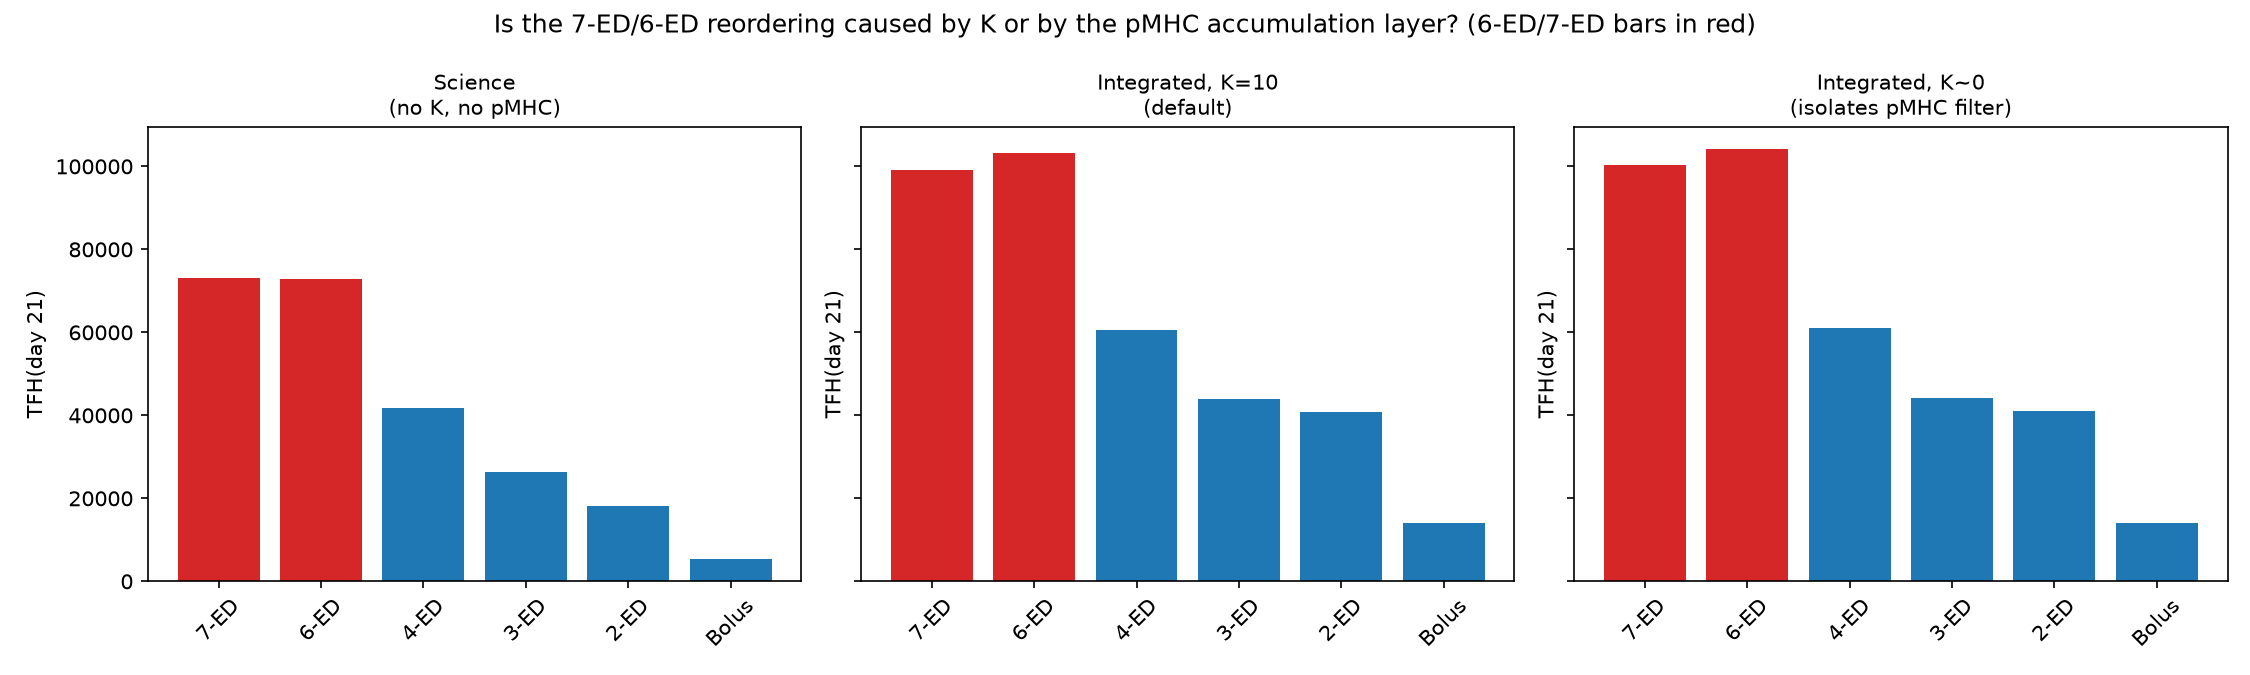

Write the Python code that produced this figure.
"""Isolates whether the documented 7-ED/6-ED reordering (Integrated model
vs. Science-only, docs/equations.md Section 7 / test_integrated_validation.py)
is caused by K (the affinity parameter Science's own equation doesn't
have) or by the pMHC accumulation layer (a first-order low-pass filter
sitting between aDC_Ag and T) -- or both.

Science's own T equation has no K at all:
    dT/dt = alpha*aDC_Ag*T/(T+aDC_Ag) - eta*(T-T0)                 (Eq.6)
The integrated model's T equation is:
    dT/dt = alpha*T*pMHC/(K+T+pMHC) - eta*(T-T0)
Setting K->0 removes K's own contribution to the denominator, leaving
the ONLY structural difference from Science's equation as "T+pMHC"
instead of "T+aDC_Ag" -- i.e. whatever divergence survives at K=0 must
be attributable to the pMHC filtering layer alone, not to K.

Run with:  python k_isolation_check.py
Saves:     k_isolation_check.png
"""

import numpy as np
import matplotlib
matplotlib.use("Agg")
import matplotlib.pyplot as plt
from pathlib import Path
OUTDIR = Path(__file__).parent

from vaccine_tcell_model.models.integrated import simulate_integrated
from vaccine_tcell_model.models.science import simulate_science
from vaccine_tcell_model.parameters import (
    default_integrated_parameters,
    default_science_parameters,
    integrated_default_initial_conditions,
    science_default_initial_conditions,
)
from vaccine_tcell_model.validation.science import REFERENCE_DOSE_SCHEMES, tfh_at_day

ORDER = ["7-ED", "6-ED", "4-ED", "3-ED", "2-ED", "Bolus"]
DOSE_COUNTS = {"7-ED": 7, "6-ED": 6, "4-ED": 4, "3-ED": 3, "2-ED": 2, "Bolus": 1}
T_EVAL = np.linspace(0, 21, 211)

# -- Science alone (no K, ground truth ordering) -----------------------------
sci_params = default_science_parameters()
sci_ic = science_default_initial_conditions(sci_params)
science_tfh = {}
for name in ORDER:
    result = simulate_science(sci_params, sci_ic, REFERENCE_DOSE_SCHEMES[name], t_end=21.0, t_eval=T_EVAL)
    science_tfh[name] = tfh_at_day(result, 21.0)

# -- Integrated at K=10 (default, matches the documented reordering) --------
int_params_default = default_integrated_parameters(K=10.0)
int_ic = integrated_default_initial_conditions(int_params_default)
integrated_k10_tfh = {}
for name in ORDER:
    result = simulate_integrated(int_params_default, int_ic, REFERENCE_DOSE_SCHEMES[name], t_end=21.0, t_eval=T_EVAL)
    integrated_k10_tfh[name] = tfh_at_day(result, 21.0)

# -- Integrated at K~0 (isolates the pMHC-filter effect from K's effect) ----
int_params_k0 = default_integrated_parameters(K=1e-9)
integrated_k0_tfh = {}
for name in ORDER:
    result = simulate_integrated(int_params_k0, int_ic, REFERENCE_DOSE_SCHEMES[name], t_end=21.0, t_eval=T_EVAL)
    integrated_k0_tfh[name] = tfh_at_day(result, 21.0)


def report(label, tfh):
    ratio = tfh["6-ED"] / tfh["7-ED"]
    order_str = " > ".join(f"{n}({tfh[n]:,.0f})" for n in sorted(ORDER, key=lambda n: -tfh[n]))
    flipped = tfh["6-ED"] > tfh["7-ED"]
    print(f"{label:28s} 6-ED/7-ED = {ratio:.4f}  {'*** FLIPPED ***' if flipped else '(7-ED > 6-ED, as Science)'}")
    print(f"    {order_str}")


print("=" * 78)
print("K-ISOLATION CHECK: is the 7-ED/6-ED reordering caused by K, or by the pMHC filter?")
print("=" * 78)
report("Science (no K, no pMHC)", science_tfh)
report("Integrated, K=10 (default)", integrated_k10_tfh)
report("Integrated, K~0 (isolates filter)", integrated_k0_tfh)

flip_at_k10 = integrated_k10_tfh["6-ED"] > integrated_k10_tfh["7-ED"]
flip_at_k0 = integrated_k0_tfh["6-ED"] > integrated_k0_tfh["7-ED"]
print()
if flip_at_k0:
    print("CONCLUSION: the reordering persists even at K~0. It is caused by the pMHC")
    print("accumulation layer's own low-pass-filter dynamics, NOT by the K parameter.")
else:
    print("CONCLUSION: the reordering disappears at K~0. K itself is a necessary")
    print("ingredient in the reordering, not just the pMHC filter alone.")
if flip_at_k10 and not flip_at_k0:
    print("(K=10 flips it, K~0 does not -- K and the filter interact.)")

# -- Plot ---------------------------------------------------------------------
fig, axes = plt.subplots(1, 3, figsize=(15, 4.5), sharey=True)
for ax, (label, tfh) in zip(
    axes, [("Science\n(no K, no pMHC)", science_tfh), ("Integrated, K=10\n(default)", integrated_k10_tfh),
           ("Integrated, K~0\n(isolates pMHC filter)", integrated_k0_tfh)]
):
    colors = ["C3" if n in ("6-ED", "7-ED") else "C0" for n in ORDER]
    ax.bar(ORDER, [tfh[n] for n in ORDER], color=colors)
    ax.set_title(label, fontsize=10)
    ax.set_ylabel("TFH(day 21)")
    ax.tick_params(axis="x", rotation=45)
fig.suptitle("Is the 7-ED/6-ED reordering caused by K or by the pMHC accumulation layer? (6-ED/7-ED bars in red)")
fig.tight_layout()
fig.savefig(OUTDIR / "k_isolation_check.png", dpi=150)
print("\nSaved k_isolation_check.png")
